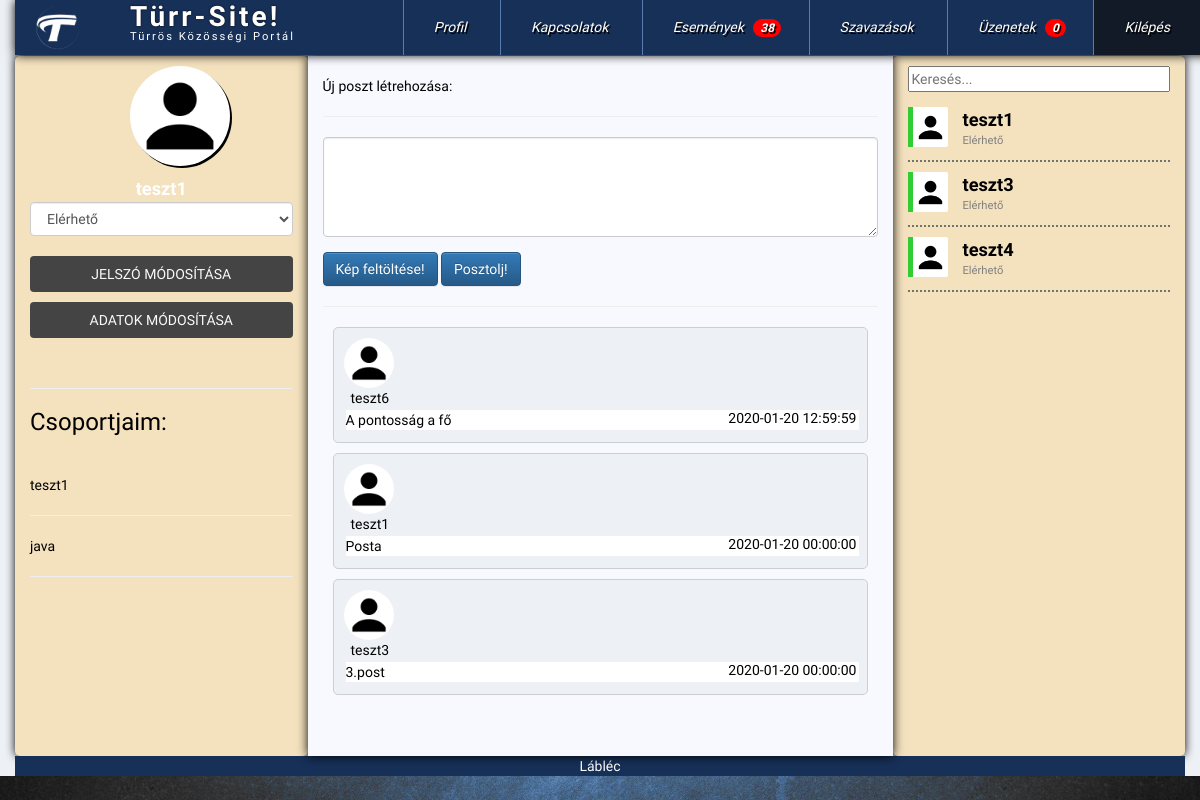
The app's page /index.php?pg=home (signed in) with its own data.
### tables this page shows
CREATE TABLE `users` (
  `ID` int(11) NOT NULL,
  `fullname` varchar(100) NOT NULL,
  `email` varchar(100) NOT NULL,
  `password` varchar(40) NOT NULL,
  `reg` datetime NOT NULL,
  `last` datetime NOT NULL,
  `avatar` varchar(50) NOT NULL,
  `status` tinyint(1) NOT NULL,
  `omID` int(11) NOT NULL,
  `gender` varchar(10) NOT NULL
);

CREATE TABLE `groups` (
  `ID` int(11) NOT NULL,
  `groupname` varchar(100) NOT NULL,
  `groupdate` datetime NOT NULL,
  `ownerID` int(11) NOT NULL,
  `userID` text NOT NULL
);

CREATE TABLE `posts` (
  `ID` int(11) NOT NULL,
  `userID` int(11) NOT NULL,
  `postdate` datetime NOT NULL,
  `post` text NOT NULL,
  `groupID` int(11) NOT NULL
);

### data.php (called while the page is built, shortened)
<?php
	$dbhost = 'localhost';
	$dbname = 'turrsite';
	$dbuser = '214b';
	$dbpass = '12345678';
	$title = 'Türrös Közösségi Portál';
	$basic = "avatar/basic.png";
	$pagename='Türr-Site!';
?>

### database.php (called while the page is built, shortened)
<?php
    class db{
        protected $connection;
        public $queryresult;
        public $querycount = 0;
        public function __construct($dbhost, $dbuser, $dbpass, $dbname) {
            $this->connection = new mysqli($dbhost, $dbuser, $dbpass, $dbname);
            $this->connection->set_charset('utf8');
        }
        public function query($sql){
            if($this->queryresult = $this->connection->query($sql))
            {
                $this->querycount++;
            } else
            {
                die('<div class="alert alert-danger">
                    Hiba az adatbázis lekérdezés során!' . $this->connection->error.'</div>
                    <div class="alert alert-warning">'.$sql.'</div>');
            }
            return $this->queryresult;
        }
        public function fetchAll(){
            $r = array();
            while($row = $this->queryresult->fetch_assoc())
            {
                $r[] = $row;
            }
            return $r;
        }
        public function numRows(){
            return $this->queryresult->num_rows;
        }
    }
?>

### users/users_list.php (the view, shortened to what this page needs)
<?php
  if(is_file("../data.php")){
    @require_once("../data.php");
    @require_once("../functions.php");
    @require_once("../database.php");
  } else {
    @require_once("data.php");
    @require_once("functions.php");
    @require_once("database.php");
  }
  @$db = new db($dbhost, $dbuser, $dbpass, $dbname);
  if (isset($_SESSION['userfilter']))
  {
    $felt = "AND fullname LIKE '%".$_SESSION['userfilter']."%'";
  }
  else
  {
    $felt = '';
  }
  $db->query("SELECT ID, fullname, avatar, status FROM users WHERE status <> 0 ".$felt." ORDER BY last DESC LIMIT 0, 30");
  foreach($db->queryresult as $value){
    $class = "";
    $msg = "";
    switch($value['status']){
      case 1: $class = "userlist_available"; $msg = "Elérhető";
      break;
    }
    if($class != ""){
      if($value['avatar'] == ""){
        $avatar = $basic;
      } else {
        $avatar = $value['avatar'];
      }
      echo '
      <div class="subuserlist ">
        <div class="userlistavatar col-xs-2 '.$class.'" style="background-image:url('.$avatar.')"></div>
        <div class="col-xs-10">
        <div class="userlistname "><a href="?pg=home&func=messages/newmessage&id='.$value['ID'].'">'.$value['fullname'].'</a></div>
        <div class="userlistmsg">'.$msg.'</div>
      </div>
      </div>
      ';
    }
  }
?>

### index.php (shortened to what this page needs)
<!DOCTYPE html>
<?php
	require("data.php");
	require("functions.php");
	require("database.php");
	$db = new db($dbhost, $dbuser, $dbpass, $dbname);
?>
<html>
<head>
	<link rel="stylesheet" href="css/bootstrap.css">
	<link rel="stylesheet" href="css/bootstrap-theme.css">
	<link rel="stylesheet" type="text/css" href="css/turrchat.css">
	<link rel="stylesheet" type="text/css" href="css/regist.css">
	<link rel="stylesheet" type="text/css" href="css/turrsite.css">
</head>
<body>
<?php include("contentloader.php"); ?>
</body>
</html>

### contentloader.php
<?php
	$page = @$_GET['pg'];
	if (!empty($page))
	{
		$pos = strpos($page, '_');
		if ($pos > 0)
		{
			$dir = substr($page, 0, $pos);
		}
		else
		{
			$dir = $page;
		}
		if (is_dir($dir))
		{
			include($dir.'/'.$page.'.php');
		}
		else
		{
			include($page.'.php');
		}
	}
	else
	{
		if(!isset($_SESSION['uid'])){
			header("location:index.php?pg=users_login");
		} else header("location:index.php?pg=home");
	}
?>

### home.php (shortened to what this page needs)
<link rel="stylesheet" href="css/turrsite.css">
<div id="container" class = "container-fluid">
  <div id="header">
      <div id="logo" class="col-xs-12 col-sm-1">
           <a href="index.php?pg=home"><img src="img/logo.png" class="img-responsive" alt="Turr-Site"></a>
           </div>
           <div class="col-xs-12 col-sm-2 title">
           <?php
echo '<span>'.$pagename.'</span><br><p>'.$title.'</p>';
?>
      </div>
      <nav class="col-xs-12 col-sm-9">
        <?php include("menu.php");?>
      </nav>
  </div>
  <div id="pagecontent">
      <div id="leftside" class="col-xs-12 col-sm-3">
      <?php
            include "users/users_personalisation.php";
            include "users/users_groups.php";
          ?>
      </div>
      <div id="center" class="col-xs-12 col-sm-6">
        <?php
         include "function_loader.php";
        ?>
      </div>
      <div id="rightside" class="col-xs-12 col-sm-3">
        <div class="form-group">
          <input type="text" id="quicksearch" class="usersearch" placeholder="Keresés...">
        </div>
        <div class="userslist">
          <?php include "users/users_list.php";?>
        </div>
      </div>
  </div>
  <div id = "footer" class="col-xs-12">Lábléc</div>
</div>

### menu.php
<?php
    $db->query("SELECT COUNT('ID') AS 'messagecount' FROM messages WHERE sendtoID=".$_SESSION['uid']);
    $res = $db->fetchAll();
    $messagecount = $res[0]['messagecount'];
    echo '
<ul class="felsomenu">
    <li><a href="" >Profil</a></li>
    <li><a href="?pg=home&func=users/users_connections">Kapcsolatok</a></li>
    <li><a href="" >Események
    <span class="badge szamlalo">38</span>
    </a></li>
    <li><a href="" >Szavazások</a></li>
    <li><a href="index.php?pg=home&func=messages/messages">Üzenetek
        <span class="badge szamlalo">'.$messagecount.'</span>
    </a></li>
    <li><a href="?pg=users_logout"> Kilépés </a></li>
</ul>';
?>

### users/users_personalisation.php
<?php
$db->query("SELECT avatar, fullname FROM users WHERE ID=".$_SESSION['uid']);
$res = $db->fetchAll();
if($res[0]['avatar'] == ""){
    $avatar = $basic;
} else $avatar = $res[0]['avatar'];
echo '<div class="useravatar" style="background-image:url('.$avatar.')"></div>
<div class="username">'.$res[0]['fullname'].'</div>
<select class="statusUpdate form-control" name="statusSelect">
    <option value="1">Elérhető</option>
    <option value="2">Elfoglalt</option>
    <option value="0">Rejtett</option>
</select>
<br>
<a href="?pg=home&func=users/users_passmod" class="gomb3">Jelszó módosítása</a>
<a href="?pg=home&func=users/users_profile" class="gomb3">Adatok módosítása</a><br>
<hr>';
?>

### users/users_groups.php
<?php
echo '
<h3 id=csoportcim>Csoportjaim:</h3>
<div class="usersgroup">';
    $db->query("SELECT * FROM groups");
    if($db->numRows() == 0){
        echo 'Nincs egy csoport sem!';
    } else {
        $csopibanvan = false;
        $str = '';
        $uid = $_SESSION['uid'];
        foreach($db->queryresult as $value){
            $IDs = explode(';', $value['userID']);
            for($i = 0; $i < sizeof($IDs); $i++){
                if(intval($IDs[$i]) == $uid){
                    $str .= '<div class="groups">' . $value['groupname'] . '</div><hr>';
                    $csopibanvan = true;
                    break;
                }
            }
        }
        if($csopibanvan){
            echo $str;
        } else echo 'Nem vagy benne egy csoportban sem!';
    }
echo '</div>
';
?>

### function_loader.php
<?php
    $func = @$_GET['func'];
    if(empty($func))
    {
        include "posts/posts_create.php";
        include "posts/posts_list.php";
    }
    else
    {
        include $func.".php";
    }
?>

### posts/posts_create.php (shortened to what this page needs)
<form action="index.php?pg=home" method="POST" class="makeposts">
  <br><div class="newposttitle">
    Új poszt létrehozása:
  </div><hr>
  <div class="form-group">
    <textarea class="form-control" name="postcontent" style="max-width:100%;min-width:100%;min-height:100px;max-height:500px;overflow-y:scroll;"></textarea>
  </div>
  <div class="form-group">
    <input onclick="return false;" type="submit" name="picturepost" value="Kép feltöltése!" class="btn btn btn-primary">
    <input type="submit" name="newpost" value="Posztolj!" class="btn btn btn-primary">
  </div>
</form><hr>

### posts/posts_list.php (shortened to what this page needs)
<?php
  $res = $db->query("SELECT posts.ID AS 'postID',
  posts.userID,
  posts.postdate AS 'date',
  posts.post AS 'post',
  users.ID,
  users.fullname AS 'name',
  users.avatar AS 'avatar'
  FROM posts INNER JOIN users ON posts.userID = users.ID ORDER BY date DESC");
  foreach($res as $value){
    if($value['avatar'] == "") $avatar = $basic;
    else $avatar = $value['avatar'];
    echo '
    <div class="posts">
    <div class="postavatar" style="background-image:url('.$avatar.')"></div><div class="postusername">'.$value['name'].'</div><div class="postdate">'.$value['date'].'</div><div class="postcontent">'.$value['post'].'</div><div class="postcomments">';
    echo '</div></div>
    ';
  }
?>

### css/turrchat.css (style rules this page uses)
.subuserlist { height: 55px; width: 100%; display: block; margin-bottom: 10px; border-bottom:2px dotted #6c756e; }
.userlist_available { border-left: 5px limegreen solid; }
.userlistavatar { height: 40px; width: 40px; background: #fff; background-position: center center; background-repeat: no-repeat; background-size: contain; border-radius: 5%; border-top-left-radius: 0; border-bottom-left-radius: 0; }
.userlistmsg { font-size: 80%; color: gray; }
.userlistname { font-weight: bold; }
.userlistname a { color:black; font-size: 130%; }
.useravatar { width: 200px; height: 200px; border-radius: 50%; background: #fff; background-position: center center; background-repeat: no-repeat; background-size: contain; box-shadow: 2px 2px black; }
.username { color:#fff; font-weight: bold; font-size: 130%; width: 100%; text-align: center; }
.posts { background: #edf0f5; margin: 10px; padding: 10px; border-radius: 5px; border:1px solid #cbced4; }
.postavatar { height: 50px; width: 50px; background: #fff; background-position: center center; background-repeat: no-repeat; background-size: contain; border-radius: 50px; }
.postusername { margin-left: 7px; }
.postdate { float:right; }
.postcontent { background-color: #fff; margin: 2px; width:100%; }
.usersearch { width: 100%; }

### css/regist.css (style rules this page uses)
body { font-family: 'Mukta', sans-serif; height:100vh; min-height:550px; background-image: url("../img/hatter1.jpg"); background-repeat: no-repeat; background-size:cover; background-position:center; position:relative; }
a { text-decoration:none; color:#444444; }
a { text-decoration:none; color:#eaeaea; }
.gomb3 { width: 100%; background: #444444; color: #f9f9f9; padding: 8px; text-transform: uppercase; border-radius: 4px; cursor:pointer; margin-bottom: 10px; display: block; text-align: center; }

### css/turrsite.css (style rules this page uses)
body { background-image: url("../img/hatter1.jpg"); background-attachment: fixed; background-repeat: no-repeat; background-size:cover; background-position:center; position:relative; color: black; }
#pagecontent { background-color: #edf0f5; min-height: 700px; margin-top: 56px; z-index:8; }
#header { top:0; line-height: 45px; margin-bottom: 10px; color:white; position: fixed; width: 100%; z-index: 10; box-shadow: 0 0 10px black; }
.title { background-color:#173058; line-height: 16px; padding-top:9px; }
.title span { font-weight: bold; font-size: 200%; letter-spacing: 3px; text-shadow:0 0 2px black; }
.title p { font-size:80%; letter-spacing: 2px; }
#logo { background-color: #173058; height: 55px; line-height: 55px; }
#logo img { height: 55px; padding: 5px 5px; }
#center { background-color: ghostwhite; box-shadow: 0 0 10px black; z-index: 1; min-height: 700px; }
nav { background-color: #173058; }
.felsomenu { list-style-type: none; border:0; margin:0; text-align: right; text-shadow: 1.5px 1.5px black; font-style:italic; }
.felsomenu li { cursor: pointer; border-left: 1px solid #587bb2; display: inline-block; }
.felsomenu li:last-child { background-color: #131a27; }
.felsomenu li a { display: block; padding:5px 30px; text-decoration: none; color: #fff; text-transform: capitalize; transition: all 0.6s; }
#leftside { background-color: rgb(244, 225, 190); border-radius: 5px; color: black; min-height: 700px; box-shadow: 0 0 10px black; }
#rightside { background-color: rgb(244, 225, 190); padding-top: 10px; border-radius: 5px; z-index: 0; min-height: 700px; box-shadow: 0 0 10px black; }
#footer { text-align: center; background-color: #173058; color: white; }
.szamlalo { position: relative; right: -6px; text-align: right; color:white; background-color: red; }
.useravatar { max-width: 100px; max-height: 100px; margin: 10px; margin-left: 100px; }
#container { background-color: #edf0f5; }
#csoportcim { margin-bottom: 40px; }

### records on screen
users: fullname "teszt1", status "Elérhető"
groups: groupname "teszt1"
groups: groupname "java"
posts: userID.fullname "teszt6", postdate "2020-01-20 12:59:59", post "A pontosság a fő"
posts: userID.fullname "teszt1", postdate "2020-01-20 00:00:00", post "Posta"
posts: userID.fullname "teszt3", postdate "2020-01-20 00:00:00", post "3.post"
users: fullname "teszt3", status "Elérhető"
users: fullname "teszt4", status "Elérhető"

### other values on screen
$pagename "Türr-Site!"
$title "Türrös Közösségi Portál"
$messagecount "0"
